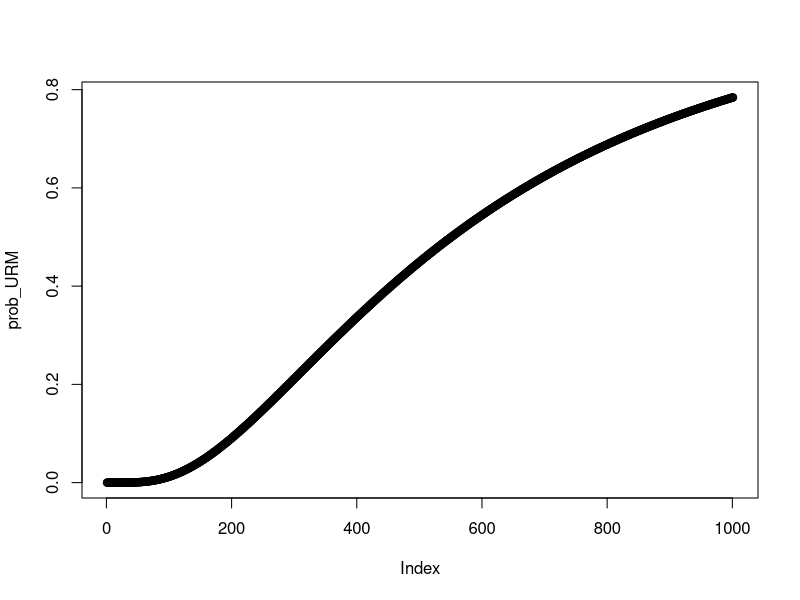
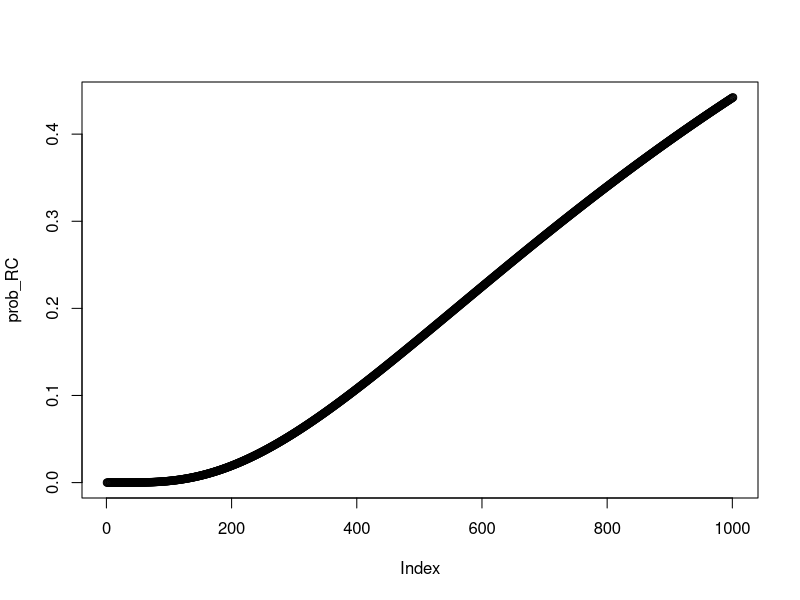
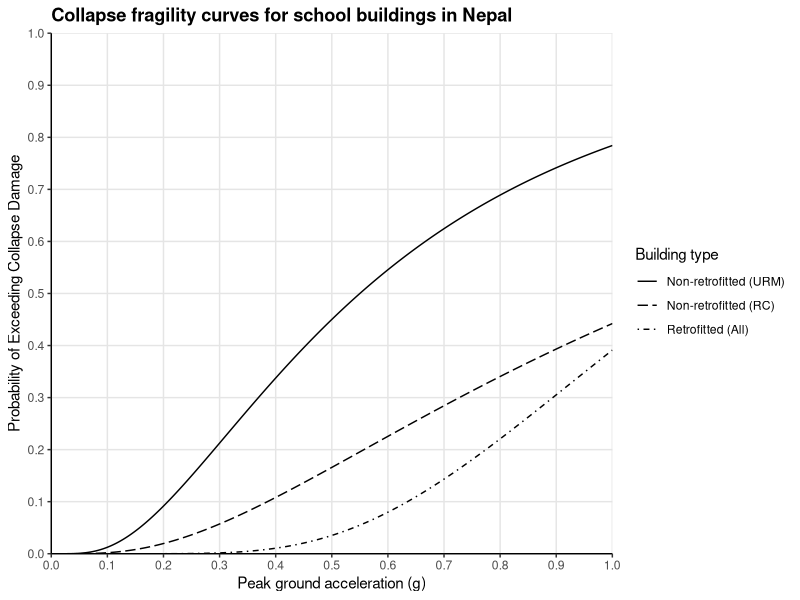
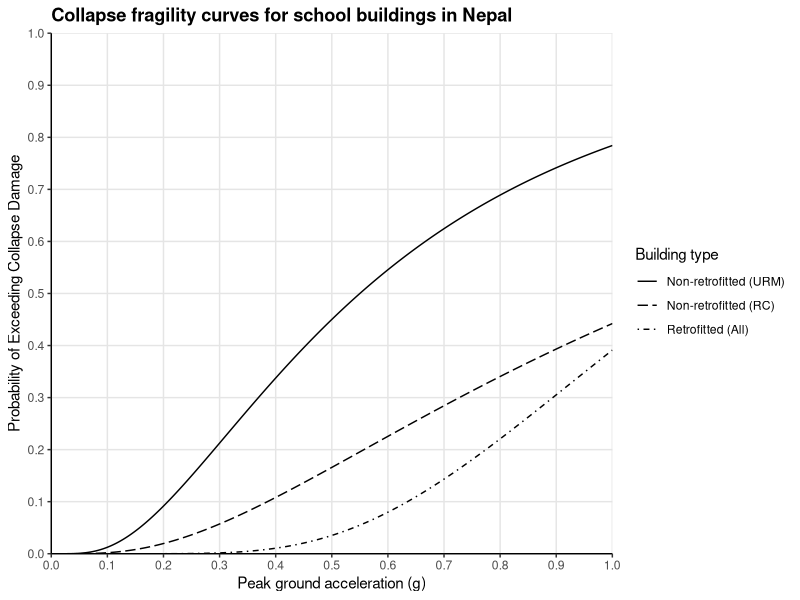

Reproduce these figures in R, in order. (Note: this script raises an error after producing the figures.)
# Plot fragility curves

# Reference of fragility curves
# We used the B.Posterior curves, DS5 (Collapse)
# https://link.springer.com/article/10.1007/s11069-020-04312-1
# https://discovery.ucl.ac.uk/id/eprint/10120856/1/AdhikariDAyalaandNorris_17WCEE2020.pdf

library(here)
library(dplyr)
library(ggplot2)
library(reshape2)


PGA <- seq(0,1,0.001)
# Set params
prob_URM <- plnorm(PGA, meanlog = log(0.55), sdlog = 0.76)
prob_RC <- plnorm(PGA, meanlog = log(1.13), sdlog = 0.84)
prob_Retrofitted <- plnorm(PGA, meanlog = log(1.133), sdlog = .452)
plot(prob_URM)
plot(prob_RC)

# Make data frames for fragility curves
fcurv_URM <- data.frame(pga=PGA, frag=prob_URM)
fcurv_RC <- data.frame(pga=PGA, frag=prob_RC)
fcurv_Retrofitted <- data.frame(pga=PGA, frag=prob_Retrofitted)

# change pga column to character with 3 decimal places
fcurv_URM$pga <- formatC( round(fcurv_URM$pga, 3 ), format='f', digits=3 )
fcurv_RC$pga <- formatC( round(fcurv_RC$pga, 3 ), format='f', digits=3 )
fcurv_Retrofitted$pga <- formatC( round(fcurv_Retrofitted$pga, 3 ), format='f', digits=3 )

# Collect all fragility curves to one dataframe
frag_all <- data.frame (PGA = PGA,
                        prob_URM= prob_URM,
                        prob_RC= prob_RC,
                        prob_Retrofitted = prob_Retrofitted
                        )

# Rename columns
names(frag_all)=c("PGA","URM","RC", "Retrofitted")
# Reshape for plotting
frag_all.melt <- melt(frag_all,id.vars = "PGA")
# Add column to differentiate non-retrofitted and unretrofitted
#frag_all.melt <- cbind(frag_all.melt,type=c(rep("Non-Retrofitted",length(PGA)*4),rep("Retrofitted",length(PGA)*1)))
#Rename columns
names(frag_all.melt)=c("PGA","Building_type","value")

## set the levels in order we want
frag_all.melt <- within(frag_all.melt,
                        Building_type <- factor(Building_type,
                                                levels=c("URM","RC", "Retrofitted")))
levels(frag_all.melt$Building_type)

# Plot
ggplot(data=frag_all.melt)+
    geom_line(aes(x=PGA, y=value, linetype=Building_type))+
    scale_linetype_manual(values=c(1,5,4,2,3), name="Building type",
                          labels=c("Non-retrofitted (URM)","Non-retrofitted (RC)", "Retrofitted (All)")) +  
    labs(x="Peak ground acceleration (g)",
         y = "Probability of Exceeding Collapse Damage",
         title="Collapse fragility curves for school buildings in Nepal")  +
    scale_x_continuous(expand = c(0, 0), 
                       limits = c(0, 1),
                       breaks = seq(0, 1, by = 0.1)) + 
    scale_y_continuous(expand = c(0, 0), limits = c(0, 1),
                       breaks = seq(0, 1, by = 0.1)) +
    #annotate(geom="text", x=2.5, y=.05, label="Data source: (JICA, 2002)") +
    theme(
            panel.background = element_rect(fill = NA),
          panel.border = element_blank(),
          plot.title = element_text(face = "bold"),
          axis.line = element_line(colour = "black"),
          panel.grid.major = element_line(colour = "gray90"),
          # panel.grid.minor = element_blank(),
          legend.key=element_blank())

# Save file
ggsave(file= here("graphics", "frag-curves.png"),
       width = 5, height = 3,
       scale =1.5,
       dpi = 300)

### SAVE ALL RDATA
save(fcurv_URM, file = here("Data", "fcurv_URM.RData"))
save(fcurv_RC, file = here("Data", "fcurv_RC.RData"))
save(fcurv_Retrofitted, file = here("Data", "fcurv_Retrofitted.RData"))

